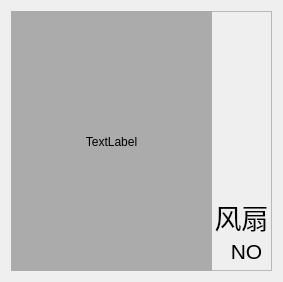
<?xml version="1.0" encoding="UTF-8"?>
<ui version="4.0">
 <class>DeviceFan</class>
 <widget class="QWidget" name="DeviceFan">
  <property name="geometry">
   <rect>
    <x>0</x>
    <y>0</y>
    <width>283</width>
    <height>282</height>
   </rect>
  </property>
  <property name="windowTitle">
   <string>Form</string>
  </property>
  <layout class="QHBoxLayout" name="horizontalLayout">
   <item>
    <widget class="QFrame" name="frame">
     <property name="styleSheet">
      <string notr="true"/>
     </property>
     <property name="frameShape">
      <enum>QFrame::StyledPanel</enum>
     </property>
     <property name="frameShadow">
      <enum>QFrame::Raised</enum>
     </property>
     <widget class="QLabel" name="labFan">
      <property name="geometry">
       <rect>
        <x>0</x>
        <y>0</y>
        <width>201</width>
        <height>261</height>
       </rect>
      </property>
      <property name="styleSheet">
       <string notr="true">background-color: rgb(171, 171, 171);</string>
      </property>
      <property name="text">
       <string>TextLabel</string>
      </property>
      <property name="alignment">
       <set>Qt::AlignCenter</set>
      </property>
     </widget>
     <widget class="QLabel" name="labText">
      <property name="geometry">
       <rect>
        <x>200</x>
        <y>190</y>
        <width>61</width>
        <height>31</height>
       </rect>
      </property>
      <property name="font">
       <font>
        <pointsize>20</pointsize>
       </font>
      </property>
      <property name="text">
       <string>风扇</string>
      </property>
      <property name="alignment">
       <set>Qt::AlignCenter</set>
      </property>
     </widget>
     <widget class="QLabel" name="labSwitcn">
      <property name="geometry">
       <rect>
        <x>210</x>
        <y>230</y>
        <width>51</width>
        <height>21</height>
       </rect>
      </property>
      <property name="font">
       <font>
        <pointsize>16</pointsize>
       </font>
      </property>
      <property name="text">
       <string>NO</string>
      </property>
      <property name="alignment">
       <set>Qt::AlignCenter</set>
      </property>
     </widget>
    </widget>
   </item>
  </layout>
 </widget>
 <resources/>
 <connections/>
</ui>
